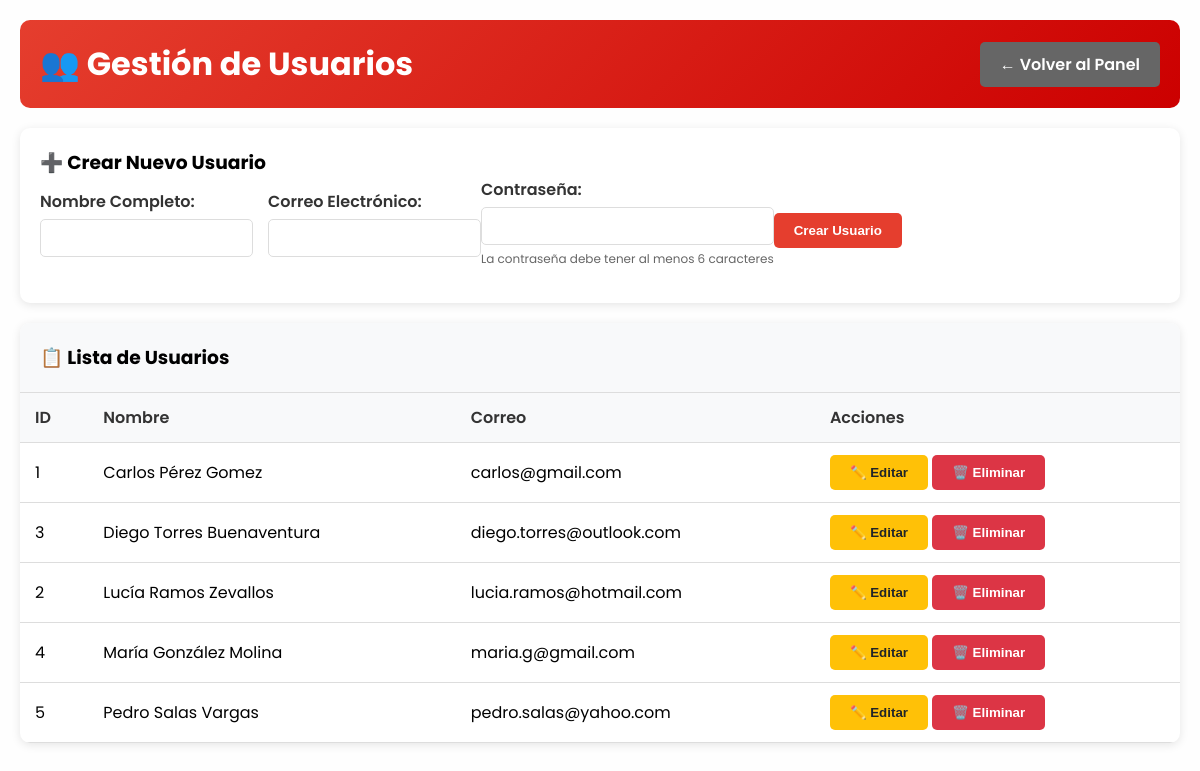
Screenshot of /admin/usuarios.php (signed in) with the database file from the repository.
### tables this page shows
CREATE TABLE `usuario` (
  `ID_USUARIO` int(11) NOT NULL,
  `NOMB_USUARIO` varchar(100) DEFAULT NULL,
  `CORREO` varchar(100) DEFAULT NULL,
  `CLAVE` varchar(255) DEFAULT NULL
);

### admin/usuarios.php (the view, shortened to what this page needs)
<?php
$conexion = getConnection();
$query = "SELECT * FROM usuario ORDER BY NOMB_USUARIO";
$result = $conexion->query($query);
?>
<!DOCTYPE html>
<html lang="es">
<head>
    <link rel="stylesheet" href="../style.css">
</head>
<body>
    <div class="admin-container">
        <div class="admin-header">
            <h1>👥 Gestión de Usuarios</h1>
            <a href="../plataforma.php" class="btn btn-secondary">← Volver al Panel</a>
        </div>
        <div class="form-container">
            <h3>➕ Crear Nuevo Usuario</h3>
            <form method="POST">
                <div class="form-row">
                    <div class="form-group">
                        <label for="nombre">Nombre Completo:</label>
                        <input type="text" id="nombre" name="nombre" required maxlength="100">
                    </div>
                    <div class="form-group">
                        <label for="correo">Correo Electrónico:</label>
                        <input type="email" id="correo" name="correo" required maxlength="100">
                    </div>
                </div>
                <div class="form-group">
                    <label for="clave">Contraseña:</label>
                    <input type="password" id="clave" name="clave" required minlength="6">
                    <div class="clave-info">La contraseña debe tener al menos 6 caracteres</div>
                </div>
                <button type="submit" class="btn btn-primary">Crear Usuario</button>
            </form>
        </div>
        <div class="table-container">
            <h3 style="padding: 20px; margin: 0; background: #f8f9fa; border-bottom: 1px solid #ddd;">
                📋 Lista de Usuarios
            </h3>
            <table>
                <thead>
                    <tr>
                        <th>ID</th>
                        <th>Nombre</th>
                        <th>Correo</th>
                        <th>Acciones</th>
                    </tr>
                </thead>
                <tbody>
                    <?php if ($result->num_rows > 0): ?>
                        <?php while ($row = $result->fetch_assoc()): ?>
                            <tr>
                                <td><?php echo $row['ID_USUARIO']; ?></td>
                                <td><?php echo htmlspecialchars($row['NOMB_USUARIO']); ?></td>
                                <td><?php echo htmlspecialchars($row['CORREO']); ?></td>
                                <td>
                                    <button class="btn btn-warning" onclick="editarUsuario(<?php echo $row['ID_USUARIO']; ?>, '<?php echo htmlspecialchars($row['NOMB_USUARIO']); ?>', '<?php echo htmlspecialchars($row['CORREO']); ?>')">
                                        ✏️ Editar
                                    </button>
                                    <button class="btn btn-danger" onclick="eliminarUsuario(<?php echo $row['ID_USUARIO']; ?>, '<?php echo htmlspecialchars($row['NOMB_USUARIO']); ?>')">
                                        🗑️ Eliminar
                                    </button>
                                </td>
                            </tr>
                        <?php endwhile; ?>
                    <?php else: ?>
                        <tr>
                            <td colspan="4" style="text-align: center; color: #666;">No hay usuarios registrados</td>
                        </tr>
                    <?php endif; ?>
                </tbody>
            </table>
        </div>
    </div>
</body>
</html>

### style.css (style rules this page uses)
* { margin: 0; padding: 0; box-sizing: border-box; text-decoration: none; list-style: none; }
html { scroll-behavior: smooth; }
body { font-family: 'poppins', sans-serif; background-color: #fefefe; }
form { display: flex; align-items: center; }
input { width: 450px; padding: 15px; border: 0; outline: none; margin-right: 10px; }

### admin/usuarios.php (style rules this page uses)
.admin-container { max-width: 1200px; margin: 0 auto; padding: 20px; }
.admin-header { background: linear-gradient(135deg, #e53e2e, #cc0000); color: white; padding: 20px; border-radius: 10px; margin-bottom: 20px; display: flex; justify-content: space-between; align-items: center; }
.btn { display: inline-block; padding: 10px 20px; border-radius: 5px; text-decoration: none; font-weight: 600; transition: background 0.3s ease; border: none; cursor: pointer; }
.btn-primary { background: #e53e2e; color: white; }
.btn-secondary { background: #666; color: white; }
.btn-danger { background: #dc3545; color: white; }
.btn-warning { background: #ffc107; color: #212529; }
.form-container { background: white; padding: 20px; border-radius: 10px; box-shadow: 0 2px 10px rgba(0,0,0,0.1); margin-bottom: 20px; }
.form-group { margin-bottom: 15px; }
.form-group label { display: block; margin-bottom: 5px; font-weight: 600; color: #333; }
.form-group input { width: 100%; padding: 10px; border: 1px solid #ddd; border-radius: 5px; font-size: 14px; }
.form-row { display: grid; grid-template-columns: 1fr 1fr; gap: 15px; }
.table-container { background: white; border-radius: 10px; box-shadow: 0 2px 10px rgba(0,0,0,0.1); overflow: hidden; }
table { width: 100%; border-collapse: collapse; }
th, td { padding: 12px 15px; text-align: left; border-bottom: 1px solid #ddd; }
th { background: #f8f9fa; font-weight: 600; color: #333; }
.clave-info { font-size: 12px; color: #666; margin-top: 5px; }

### rows the page displays
usuario: ID_USUARIO "1", NOMB_USUARIO "Carlos Pérez Gomez", CORREO "carlos@gmail.com"
usuario: ID_USUARIO "3", NOMB_USUARIO "Diego Torres Buenaventura", CORREO "diego.torres@outlook.com"
usuario: ID_USUARIO "2", NOMB_USUARIO "Lucía Ramos Zevallos", CORREO "lucia.ramos@hotmail.com"
usuario: ID_USUARIO "4", NOMB_USUARIO "María González Molina", CORREO "maria.g@gmail.com"
usuario: ID_USUARIO "5", NOMB_USUARIO "Pedro Salas Vargas", CORREO "pedro.salas@yahoo.com"
